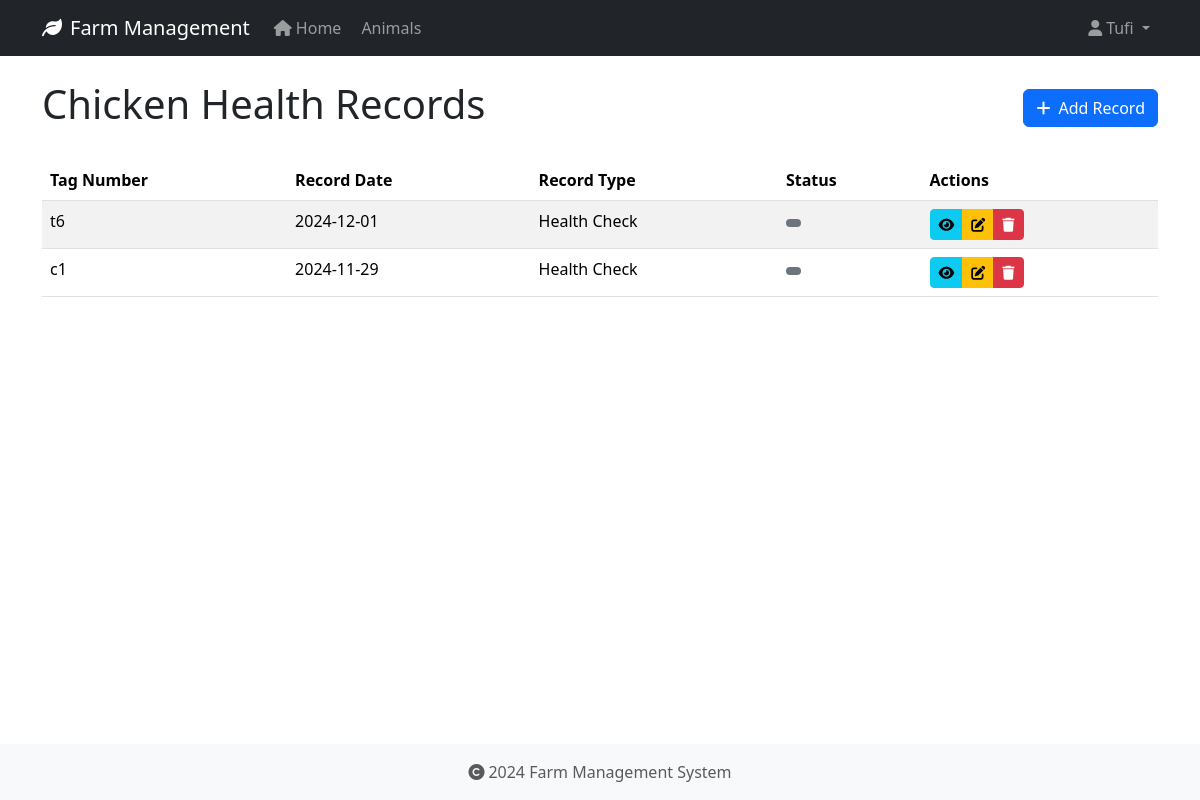
Page /health-records/type/chicken (signed in) on the earlier database version.
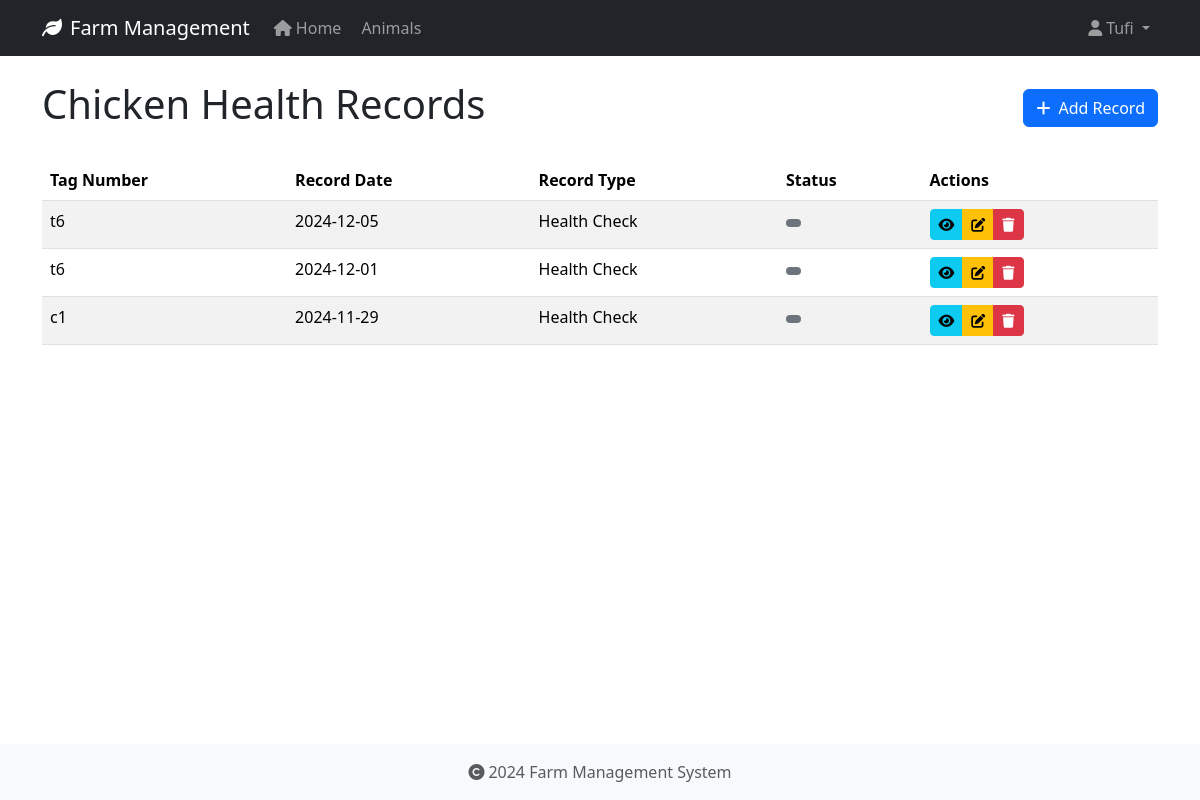
Same page on the later database version.
### app/models/animal.py (models this page shows, shortened)
class HealthRecord(db.Model):
    id = db.Column(db.Integer, primary_key=True)
    animal_id = db.Column(db.Integer, db.ForeignKey('animal.id', ondelete='CASCADE'), nullable=False)
    record_type = db.Column(db.String(50), nullable=False)  # Made nullable=False
    date = db.Column(db.Date, nullable=False)
    description = db.Column(db.Text, nullable=True)
    treatment = db.Column(db.Text, nullable=True)
    cost = db.Column(db.Float, nullable=True)
    next_due_date = db.Column(db.Date, nullable=True)
    created_at = db.Column(db.DateTime, default=datetime.utcnow, nullable=False)
    created_by_id = db.Column(db.Integer, db.ForeignKey('user.id', ondelete='SET NULL'), nullable=True)

class Animal(db.Model):
    id = db.Column(db.Integer, primary_key=True)
    tag_number = db.Column(db.String(50), unique=True, nullable=False, index=True)
    name = db.Column(db.String(100), nullable=True)  # Explicitly mark as nullable
    species = db.Column(db.String(50), nullable=False, index=True)
    breed = db.Column(db.String(50), nullable=True)
    date_of_birth = db.Column(db.Date, nullable=True)
    gender = db.Column(db.String(20), nullable=True)
    weight = db.Column(db.Float, nullable=True)
    status = db.Column(db.String(20), default='active', nullable=False)
    purchase_date = db.Column(db.Date, nullable=True)
    purchase_price = db.Column(db.Float, nullable=True)
    notes = db.Column(db.Text, nullable=True)
    created_at = db.Column(db.DateTime, default=datetime.utcnow, nullable=False)
    updated_at = db.Column(db.DateTime, default=datetime.utcnow, onupdate=datetime.utcnow, nullable=False)
    wool_type = db.Column(db.String(50), nullable=True)
    last_shearing = db.Column(db.Date, nullable=True)
    fleece_weight = db.Column(db.Float, nullable=True)
    wool_grade = db.Column(db.String(20), nullable=True)
    lambing_status = db.Column(db.String(50), nullable=True)
    lambing_date = db.Column(db.Date, nullable=True)
    milk_production = db.Column(db.Float, nullable=True)
    last_milking = db.Column(db.Date, nullable=True)  # Changed from DateTime to Date
    milk_quality = db.Column(db.String(20), nullable=True)
    calving_status = db.Column(db.String(50), nullable=True)
    calving_date = db.Column(db.Date, nullable=True)
    milk_fat_content = db.Column(db.Float, nullable=True)
    egg_production = db.Column(db.Integer, nullable=True)
    egg_color = db.Column(db.String(20), nullable=True)
    comb_type = db.Column(db.String(20), nullable=True)
    laying_status = db.Column(db.String(20), nullable=True)
    last_laying_date = db.Column(db.Date, nullable=True)
    egg_size = db.Column(db.String(20), nullable=True)
    category = db.Column(db.String(50), nullable=True)
    special_needs = db.Column(db.Text, nullable=True)
    diet_requirements = db.Column(db.Text, nullable=True)
    habitat = db.Column(db.String(100), nullable=True)
    health_records = db.relationship('HealthRecord', backref='animal', lazy=True, cascade='all, delete-orphan')

### app/routes/health_records.py (the view)
@bp.route('/type/<animal_type>')
@login_required
def list_by_type(animal_type):
    today = date.today()
    species = animal_type.capitalize()
    records = (HealthRecord.query
              .join(Animal)
              .filter(Animal.species == species)
              .order_by(HealthRecord.date.desc())
              .all())
    try:
        return render_template(f'health_records/{animal_type.lower()}/list.html',
                             records=records,
                             animal_type=species,
                             today=today)
    except TemplateNotFound:
        try:
            return render_template('health_records/shared/list.html',
                                 records=records,
                                 animal_type=species,
                                 today=today)
        except TemplateNotFound as e:
            print(f"Debug - Looking for templates at:")
            print(f"1. health_records/{animal_type.lower()}/list.html")
            print(f"2. health_records/shared/list.html")
            raise e

### app/models/user.py (called while the page is built)
@login_manager.user_loader
def load_user(user_id):
    return User.query.get(int(user_id))

### app/templates/health_records/shared/list.html (shortened to what this page needs)
{% extends "base.html" %}
{% block content %}
<div class="d-flex justify-content-between align-items-center mb-4">
    <h1>{{ animal_type }} Health Records</h1>
    <a href="{% if animal_type.lower() == 'chicken' %}
              {{ url_for('health_records.add_chicken') }}
              {% elif animal_type.lower() == 'sheep' %}
              {{ url_for('health_records.add_sheep') }}
              {% elif animal_type.lower() == 'cattle' %}
              {{ url_for('health_records.add_cattle') }}
              {% elif animal_type.lower() == 'goat' %}
              {{ url_for('health_records.add_goat') }}
              {% endif %}" class="btn btn-primary">
        <i class="fas fa-plus me-2"></i>Add Record
    </a>
</div>
    {% if records %}
    <div class="table-responsive">
        <table class="table table-striped table-hover">
            <thead>
                <tr>
                    <th>Tag Number</th>
                    <th>Record Date</th>
                    <th>Record Type</th>
                    <th>Status</th>
                    <th>Actions</th>
                </tr>
            </thead>
            <tbody>
                {% for record in records %}
                <tr>
                    <td>{{ record.animal.tag_number }}</td>
                    <td>{{ record.date.strftime('%Y-%m-%d') }}</td>
                    <td>{{ record.record_type }}</td>
                    <td>
                        <span class="badge {% if record.status == 'active' %}bg-success
                                       {% elif record.status == 'pending' %}bg-warning
                                       {% else %}bg-secondary{% endif %}">
                        </span>
                    </td>
                    <td>
                        <div class="btn-group btn-group-sm">
                            <a href="{{ url_for('health_records.view', id=record.id) }}"
                               class="btn btn-info" title="View">
                                <i class="fas fa-eye"></i>
                            </a>
                            <a href="{{ url_for('health_records.edit', id=record.id) }}"
                               class="btn btn-warning" title="Edit">
                                <i class="fas fa-edit"></i>
                            </a>
                            <button type="button" class="btn btn-danger" title="Delete"
                                    onclick="confirmDelete({{ record.id }})">
                                <i class="fas fa-trash"></i>
                            </button>
                        </div>
                    </td>
                </tr>
                {% endfor %}
            </tbody>
        </table>
    </div>
    {% else %}
    <div class="alert alert-info">
        No health records found for {{ animal_type }}.
    </div>
    {% endif %}
{% endblock %}

Differences in the rows shown:
added HealthRecord: animal.tag_number "t6", date "2024-12-05", record_type "Health Check"
